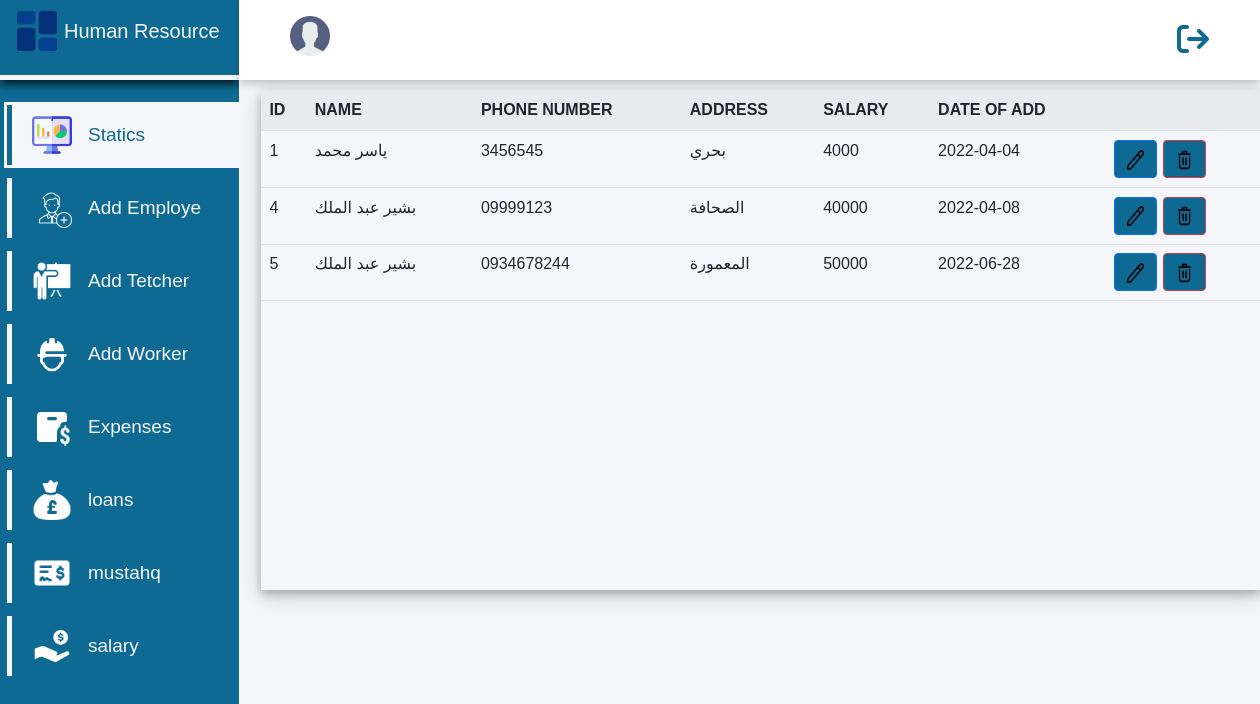
/manegment/employe_manegment/workers/edit_of_worker/edit_of_worker.php, run on the app's committed database.
### tables this page shows
CREATE TABLE `workers` (
  `id` int(11) NOT NULL,
  `name_worker` varchar(50) NOT NULL,
  `phone_number` varchar(15) NOT NULL,
  `address` varchar(20) NOT NULL,
  `salary` varchar(20) NOT NULL,
  `date` date NOT NULL,
  `hours` time NOT NULL,
  `del` varchar(4) NOT NULL DEFAULT 'no',
  `take_salary` varchar(5) NOT NULL DEFAULT 'no'
);

### manegment/employe_manegment/workers/edit_of_worker/edit_of_worker.php (the view, shortened to what this page needs)
<?php
include "../../../../connection/connection.php";
$name_user = $_SESSION["full_name"];
?>
<!DOCTYPE html>
<html lang="en">
<head>
    <link rel="stylesheet" href="../../../../css/all.min.css">
    <link rel="stylesheet" href="../../../../bootstrap/bootstrap.min.css">
    <link rel="stylesheet" href="../../../../css/manegment/edit_emp.css?v=<?php echo time(); ?>">
</head>
<body>
<div class="side-menu">
<div class="brand-name">
<h2><img src="../../../../icons/da.png" alt="" width="50px" height="50px">Human Resource</h2>
        </div>
<ul>
            <a href="../../statics/statics.php"><li  class="active"><img src="../../../../icons/statc1.png" alt="" width="40px" height="40px">Statics</li></a>
            <a href="../../employes/add_employe/add_emp.php"><li><img src="../../../../icons/eemp.png" alt="" width="40px" height="40px"> Add Employe </li></a>
            <a href="../../tetchers/add_tetchers/add_tetcher.php"><li><img src="../../../../icons/thh.png" alt="" width="40px" height="40px">Add Tetcher</li></a>
            <a href="../../workers/add_workers/add_worker.php"><li><img src="../../../../icons/wok1.png" alt="" width="40px" height="40px">Add Worker</li></a>
            <a href="../../expenses/expenses.php"><li><img src="../../../../icons/Expenses.png" alt="" width="40px" height="40px">Expenses</li></a>
            <a href="../../loans/loans.php"><li><img src="../../../../icons/loans.png" alt="" width="40px" height="40px">loans</li></a>
            <a href="../../mustahqat/add_mustahq.php"><li><img src="../../../../icons/mustahq.png" alt="" width="40px" height="40px">mustahq</li></a>
            <a href="../../salary/salary.php"><li><img src="../../../../icons/salary2.png" alt="" width="40px" height="40px">salary</li></a>
            </ul>
</div>
<div class="container">
<div class="header">
    <div class="nav">
    <div>
    <h3> <a href="../../account/account.php"><img src="../../../../icons/account.png" alt="" width="40px" height="40px"></a><?php echo " " . $name_user ?></h3>
    </div>
    <div class="log">
    <a href="../../../login/login.php"><div><i class="fa-solid fa-arrow-right-from-bracket fa-2x"></i></div></a>
    </div>
    </div>
</div>
 <div class="info-emp">
    <table class="table table-striped table-hover">
        <tr>
            <th>ID</th>
            <th>NAME</th>
            <th>PHONE NUMBER</th>
            <th>ADDRESS</th>
            <th>SALARY</th>
            <th>DATE OF ADD</th>
            <th></th>
        </tr>
        <?php
        $display_workers = mysqli_query($connection , "select * from workers where del='no'");
        if($display_workers){
         while ( $row = mysqli_fetch_array($display_workers)){
            $id = $row['id'];
            $fullname = $row['name_worker'];
            $phone = $row['phone_number'];
            $adsress = $row['address'];
            $salary = $row['salary'];
            $dateofadd = $row['date'];
           echo "<tr>";
           echo "<td>".$id."</td>";
           echo "<td>".$fullname."</td>";
           echo "<td>".$phone."</td>";
           echo "<td>".$adsress."</td>";
           echo "<td>".$salary."</td>";
           echo "<td>".$dateofadd."</td>";
           echo "<td><a href='display_for_editw.php?updateid=".$id."'><button class='btn btn-primary'><img src='../../../../icons/u2.png' width='17px' height='20px'></button></a>
                     <a href='display_for_deletew.php?delid=".$id."'><button class='btn btn-danger'><img src='../../../../icons/d.png' width='17px' height='20px'></button></a></td>";
           echo "<tr>";
        }
    }
    ?>
    </table>
</div>
</body>
</html>

### css/manegment/edit_emp.css (style rules this page uses)
* { box-sizing: border-box; }
body { min-height: 100vh; font-family: Tahoma, Geneva, Verdana, sans-serif }
a { text-decoration: none; color: #f5f6fa; }
li { list-style: none; }
h2 { color: #f5f6fa; font-size: 20px; }
.side-menu { position: fixed; background: #0e6a93; ; width: 19vw; min-height: 100vh; display: flex; flex-direction: column; }
.side-menu .brand-name { height: 10vh; display: flex; align-items: right; padding: 2px; padding-top: 5px; margin-bottom: 25px; cursor: pointer; border-bottom:5px solid #f5f6fa; box-shadow: 0 4px 9px 0 rgba(0, 0, 0, 0.8); }
.side-menu li { font-size: 19px; padding: 10px; margin-left: -25px; margin-bottom: 13px; display: flex; align-items:center; border-left:5px solid #f5f6fa; cursor: pointer; }
.side-menu li img { margin-right: 16px; }
.side-menu .active { background: #f5f6fa; color: #0e6a93; border-left:5px solid #0e6a93; outline:3px solid #f5f6fa; }
.side-menu img { margin-left: 10px; }
.side-menu .brand-name h2 { font-size: 20px; }
.side-menu .brand-name h2 img { mix-blend-mode: multiply; margin-right: 2px; margin-top: 1px; padding-right: 5px; margin-bottom: 5px; padding: 5px; }
.container { position: absolute; right: 0; width: 81vw; height: 100vh; background-color: #f5f6fa; }
.container .header { position: fixed; top: 0; right: 0; width: 81vw; height: 10vh; background-color: white; display: flex; align-items: center; justify-content: center; box-shadow: 0 4px 8px 0 rgba(0, 0, 0, 0.2); }
.container .header .nav { width: 90%; display: flex; align-items: center; justify-content: space-between; }
.container .header .nav h3 { color: #0e6a93; font-size: 20px; margin-top: 10px; cursor: pointer; }
.container .header .nav h3 img { margin-bottom: 10px; cursor: pointer; }
.fa-solid { color: #0e6a93; }
.log { cursor: pointer; display: flex; align-items: center; justify-content: space-between; color: #0e6a93; }
.info-emp { margin-top: 90px; margin-left: 10px; width: 1000px; height: 500px; box-shadow: 0 4px 8px 0 rgba(0, 0, 0, 0.2),0 6px 20px 0 rgba(0, 0, 0, 0.19); overflow: auto; }
.btn { margin: 1px; background-color:#0e6a93; }

### data on the page
workers: id "1", name_worker "ياسر محمد", phone_number "3456545", address "بحري", salary "4000", date "2022-04-04"
workers: id "4", name_worker "بشير عبد الملك", phone_number "09999123", address "الصحافة", salary "40000", date "2022-04-08"
workers: id "5", name_worker "بشير عبد الملك", phone_number "0934678244", address "المعمورة", salary "50000", date "2022-06-28"
